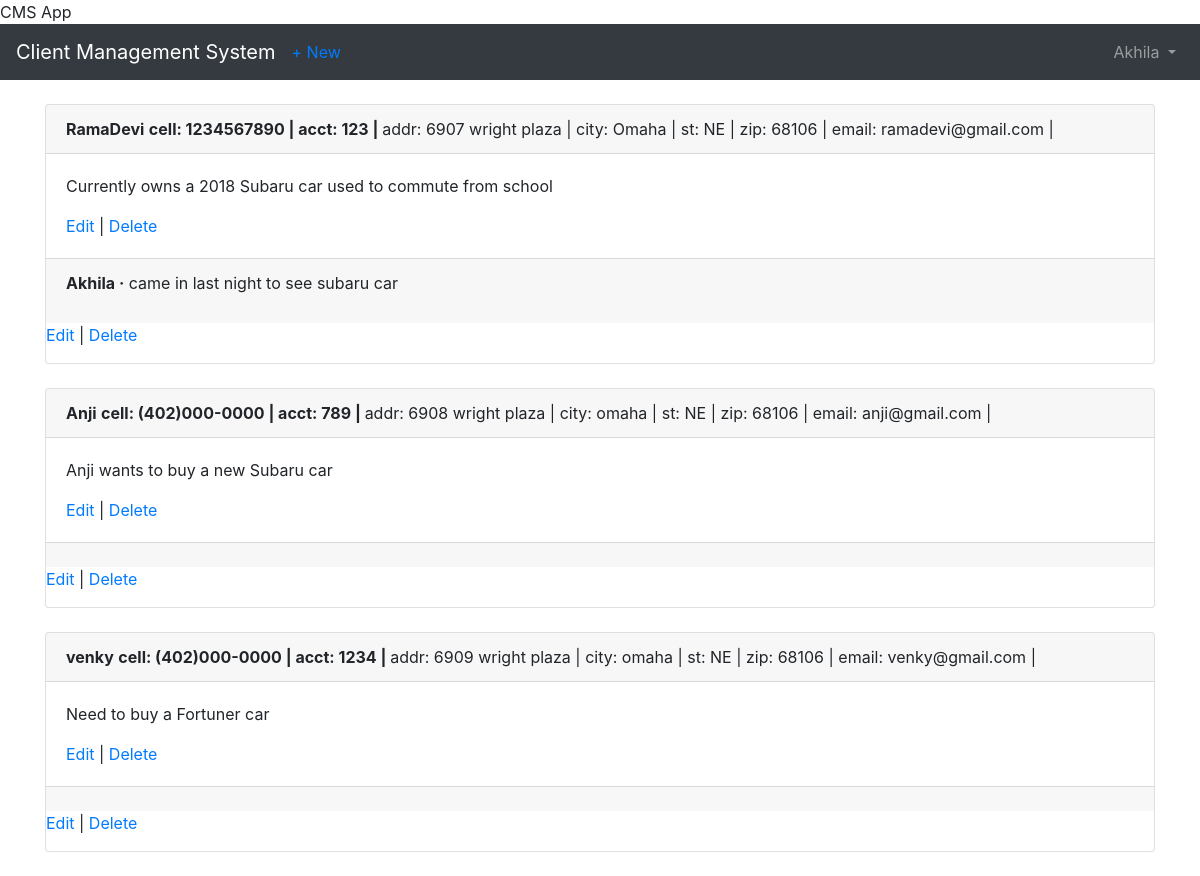
/clients/ (signed in), run on an earlier commit of the app's database.
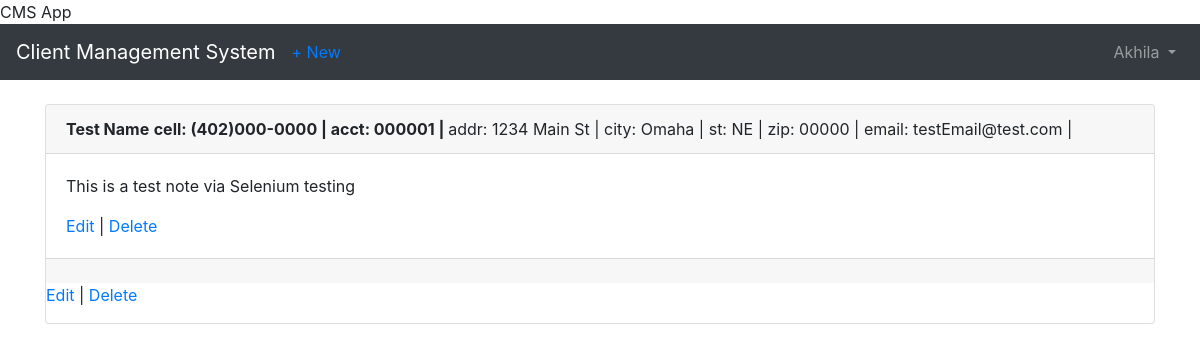
And on a later commit of the database.
### users/models.py (models this page shows)
class CustomUser(AbstractUser):
    department = models.CharField(max_length=50, default=' ', null=True, blank=True)
    employee_cell_phone = models.CharField (max_length=50, default=' ', null=True, blank=True)

### clients/models.py (models this page shows, shortened)
class Client(models.Model):
    name = models.CharField(max_length=50,blank=False, null=False, default=' ')
    address = models.CharField(max_length=50, blank=True, null=True,default=' ')
    city = models.CharField(max_length=50, default=' ')
    state = models.CharField(max_length=50, default='NE')
    zipcode = models.CharField(max_length=10, default='00000')
    email = models.EmailField(max_length=100, default=' ')
    cell_phone = models.CharField(max_length=50,default='(402)000-0000')
    acct_number = models.CharField(max_length=50,blank=True, null=True, default='00000')
    notes = models.TextField()
    date = models.DateTimeField(auto_now_add=True)
    author = models.ForeignKey(
        get_user_model(),
        on_delete=models.CASCADE,
    )

class Comment(models.Model):
    client = models.ForeignKey(
        Client,
        on_delete=models.CASCADE,
        related_name='comments',
    )
    comment = models.CharField(max_length=140)
    author = models.ForeignKey(
        get_user_model(),
        on_delete=models.CASCADE,
    )
    def __str__(self):
        return self.comment

### clients/views.py (the view)
# urls.py: path('', ClientListView.as_view(), name='client_list'),
class ClientListView(LoginRequiredMixin,ListView):
    model = Client
    template_name = 'client_list.html'

### templates/client_list.html (shortened to what this page needs)
{% extends 'base.html' %}
{% block content %}
  {% for client in object_list %}
    <div class="card">
      <div class="card-header">
        <span class="font-weight-bold">{{ client.name }}</span>
        <span class="font-weight-bold">cell: {{ client.cell_phone }} | </span>
        <span class="font-weight-bold">acct: {{ client.acct_number }} | </span>
        <span class="font-muted">addr: {{ client.address }} | </span>
        <span class="font-muted-">city: {{ client.city }} | </span>
        <span class="font-muted">st: {{ client.state }} | </span>
        <span class="font-muted">zip: {{ client.zipcode }} | </span>
        <span class="font-muted">email: {{ client.email }} | </span>
      </div>
      <div class="card-body">
        <p>{{ client.notes }}</p>
        <a href="{% url 'client_edit' client.pk %}">Edit</a> |
        <a href="{% url 'client_delete' client.pk %}">Delete</a>
      </div>
      <div class="card-footer">
        {% for comment in client.comments.all %}
          <p>
            <span class="font-weight-bold">{{ comment.author }} &middot;</span>
            {{ comment }}
          </p>
        {% endfor %}
      </div>
   <p><a href="{% url 'client_edit' client.pk %}">Edit</a> | <a href="{% url 'client_delete' client.pk %}">Delete</a></p>
    </div>
    <br />
  {% endfor %}
{% endblock content %}

### templates/base.html (shortened to what this page needs)
<!doctype html>
<html lang="en">
  <head>
    <link rel="stylesheet" href="https://stackpath.bootstrapcdn.com/bootstrap/4.1.3/css/bootstrap.min.css">
    <name>{% block name %}CMS App{% endblock name %}</name>
  </head>
  <body>
    <nav class="navbar navbar-expand-md navbar-dark bg-dark mb-4">
      <a class="navbar-brand" href="{% url 'home' %}">Client Management System</a>
     {% if user.is_authenticated %}
        <ul class="navbar-nav mr-auto">
          <li class="nav-item"><a href="{% url 'client_new' %}">+ New</a></li>
        </ul>
      {% endif %}
      <div class="collapse navbar-collapse" id="navbarCollapse">
        {% if user.is_authenticated %}
          <ul class="navbar-nav ml-auto">
            <li class="nav-item">
              <a class="nav-link dropdown-toggle" href="#" id="userMenu"\
              data-toggle="dropdown" aria-haspopup="true" aria-expanded\
              ="false">
                {{ user.username }}
              </a>
            </li>
          </ul>
        {% endif %}
      </div>
    </nav>
    <div class="container">
      {% block content %}
      {% endblock content %}
    </div>
  </body>
</html>

What changed in the data, as far as the page shows it:
removed Client: name "RamaDevi", cell_phone "1234567890", acct_number "123", address "6907 wright plaza", city "Omaha", state "NE", zipcode "68106", email "ramadevi@gmail.com", notes "Currently owns a 2018 Subaru car used to commute from school"
removed Comment: author "Akhila", comment "came in last night to see subaru car"
removed Client: name "Anji", cell_phone "(402)000-0000", acct_number "789", address "6908 wright plaza", city "omaha", state "NE", zipcode "68106", email "anji@gmail.com", notes "Anji wants to buy a new Subaru car"
removed Client: name "venky", cell_phone "(402)000-0000", acct_number "1234", address "6909 wright plaza", city "omaha", state "NE", zipcode "68106", email "venky@gmail.com", notes "Need to buy a Fortuner car"
added Client: name "Test Name", cell_phone "(402)000-0000", acct_number "000001", address "1234 Main St", city "Omaha", state "NE", zipcode "00000", email "testEmail@test.com", notes "This is a test note via Selenium testing"
